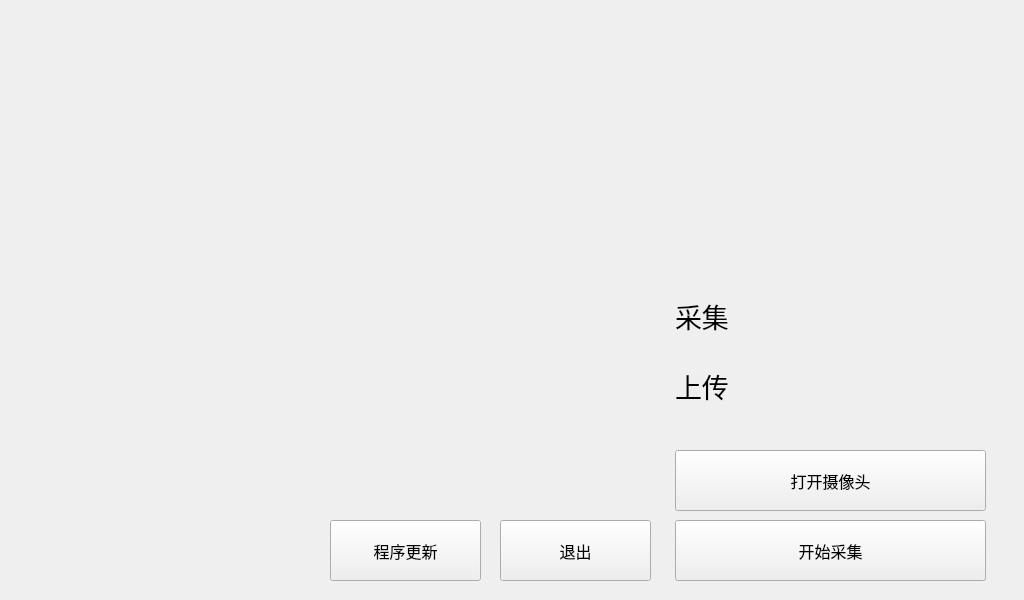
<?xml version="1.0" encoding="UTF-8"?>
<ui version="4.0">
 <class>MainWindow</class>
 <widget class="QMainWindow" name="MainWindow">
  <property name="geometry">
   <rect>
    <x>0</x>
    <y>0</y>
    <width>1024</width>
    <height>600</height>
   </rect>
  </property>
  <property name="windowTitle">
   <string>MainWindow</string>
  </property>
  <widget class="QWidget" name="centralWidget">
   <widget class="QLabel" name="cam_label">
    <property name="geometry">
     <rect>
      <x>10</x>
      <y>10</y>
      <width>640</width>
      <height>480</height>
     </rect>
    </property>
    <property name="text">
     <string/>
    </property>
   </widget>
   <widget class="QPushButton" name="open_pushButton">
    <property name="geometry">
     <rect>
      <x>675</x>
      <y>450</y>
      <width>311</width>
      <height>61</height>
     </rect>
    </property>
    <property name="font">
     <font>
      <family>微软雅黑</family>
      <pointsize>12</pointsize>
      <weight>50</weight>
      <bold>false</bold>
     </font>
    </property>
    <property name="text">
     <string>打开摄像头</string>
    </property>
   </widget>
   <widget class="QLabel" name="capture_label">
    <property name="geometry">
     <rect>
      <x>675</x>
      <y>10</y>
      <width>320</width>
      <height>240</height>
     </rect>
    </property>
    <property name="text">
     <string/>
    </property>
   </widget>
   <widget class="QPushButton" name="detect_pushButton">
    <property name="geometry">
     <rect>
      <x>675</x>
      <y>520</y>
      <width>311</width>
      <height>61</height>
     </rect>
    </property>
    <property name="font">
     <font>
      <family>微软雅黑</family>
      <pointsize>12</pointsize>
      <weight>50</weight>
      <bold>false</bold>
     </font>
    </property>
    <property name="text">
     <string>开始采集</string>
    </property>
   </widget>
   <widget class="QPushButton" name="swupdate_pushButton">
    <property name="geometry">
     <rect>
      <x>330</x>
      <y>520</y>
      <width>151</width>
      <height>61</height>
     </rect>
    </property>
    <property name="font">
     <font>
      <family>微软雅黑</family>
      <pointsize>12</pointsize>
      <weight>50</weight>
      <bold>false</bold>
     </font>
    </property>
    <property name="text">
     <string>程序更新</string>
    </property>
   </widget>
   <widget class="QPushButton" name="pushButton_12">
    <property name="geometry">
     <rect>
      <x>500</x>
      <y>520</y>
      <width>151</width>
      <height>61</height>
     </rect>
    </property>
    <property name="font">
     <font>
      <family>微软雅黑</family>
      <pointsize>12</pointsize>
      <weight>50</weight>
      <bold>false</bold>
     </font>
    </property>
    <property name="text">
     <string>退出</string>
    </property>
   </widget>
   <widget class="QLabel" name="capture_label_2">
    <property name="geometry">
     <rect>
      <x>675</x>
      <y>290</y>
      <width>61</width>
      <height>51</height>
     </rect>
    </property>
    <property name="font">
     <font>
      <family>微软雅黑</family>
      <pointsize>20</pointsize>
      <weight>50</weight>
      <bold>false</bold>
     </font>
    </property>
    <property name="text">
     <string>采集</string>
    </property>
   </widget>
   <widget class="QLabel" name="capture_label_3">
    <property name="geometry">
     <rect>
      <x>675</x>
      <y>360</y>
      <width>61</width>
      <height>51</height>
     </rect>
    </property>
    <property name="font">
     <font>
      <family>微软雅黑</family>
      <pointsize>20</pointsize>
      <weight>50</weight>
      <bold>false</bold>
     </font>
    </property>
    <property name="text">
     <string>上传</string>
    </property>
   </widget>
   <widget class="QLabel" name="capture_num_label">
    <property name="geometry">
     <rect>
      <x>750</x>
      <y>290</y>
      <width>91</width>
      <height>51</height>
     </rect>
    </property>
    <property name="font">
     <font>
      <family>微软雅黑</family>
      <pointsize>20</pointsize>
      <weight>50</weight>
      <bold>false</bold>
     </font>
    </property>
    <property name="text">
     <string/>
    </property>
   </widget>
   <widget class="QLabel" name="capture_num_label_2">
    <property name="geometry">
     <rect>
      <x>750</x>
      <y>360</y>
      <width>91</width>
      <height>51</height>
     </rect>
    </property>
    <property name="font">
     <font>
      <family>微软雅黑</family>
      <pointsize>20</pointsize>
      <weight>50</weight>
      <bold>false</bold>
     </font>
    </property>
    <property name="text">
     <string/>
    </property>
   </widget>
  </widget>
 </widget>
 <layoutdefault spacing="6" margin="11"/>
 <resources/>
 <connections/>
</ui>
